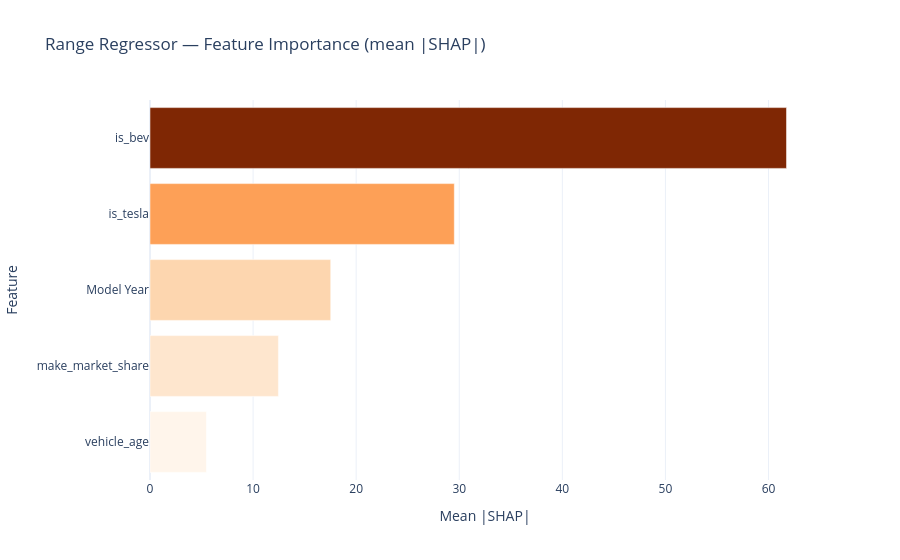

This figure's notebook cell:
### Code cell
# SHAP for range regressor
explainer_range = shap.TreeExplainer(model_range)
X_sample = results_range["X_test"].sample(2000, random_state=42)
shap_vals_range = explainer_range.shap_values(X_sample)

mean_shap_range = pd.Series(
    np.abs(shap_vals_range).mean(axis=0),
    index=X_sample.columns,
    name="mean_shap",
)
viz.plot_shap_bar(mean_shap_range, title="Range Regressor — Feature Importance (mean |SHAP|)")

### Figure 1 — Plotly figure (JSON) as saved in the notebook; plotly's stock layout.template omitted (floating-point values rounded to 4 significant figures)
{"data": [{"alignmentgroup": "True", "hovertemplate": "Mean |SHAP|=%{marker.color}<br>Feature=%{y}<extra></extra>", "legendgroup": "", "marker": {"color": [5.472, 12.46, 17.53, 29.52, 61.75], "coloraxis": "coloraxis", "pattern": {"shape": ""}}, "name": "", "offsetgroup": "", "orientation": "h", "showlegend": false, "textposition": "auto", "type": "bar", "x": [5.472, 12.46, 17.53, 29.52, 61.75], "xaxis": "x", "y": ["vehicle_age", "make_market_share", "Model Year", "is_tesla", "is_bev"], "yaxis": "y"}], "layout": {"barmode": "relative", "coloraxis": {"colorbar": {"title": {"text": "Mean |SHAP|"}}, "colorscale": [[0, "rgb(255,245,235)"], [0.125, "rgb(254,230,206)"], [0.25, "rgb(253,208,162)"], [0.375, "rgb(253,174,107)"], [0.5, "rgb(253,141,60)"], [0.625, "rgb(241,105,19)"], [0.75, "rgb(217,72,1)"], [0.875, "rgb(166,54,3)"], [1, "rgb(127,39,4)"]], "showscale": false}, "legend": {"tracegroupgap": 0}, "title": {"text": "Range Regressor — Feature Importance (mean |SHAP|)"}, "xaxis": {"anchor": "y", "domain": [0, 1], "title": {"text": "Mean |SHAP|"}}, "yaxis": {"anchor": "x", "domain": [0, 1], "title": {"text": "Feature"}}}}
